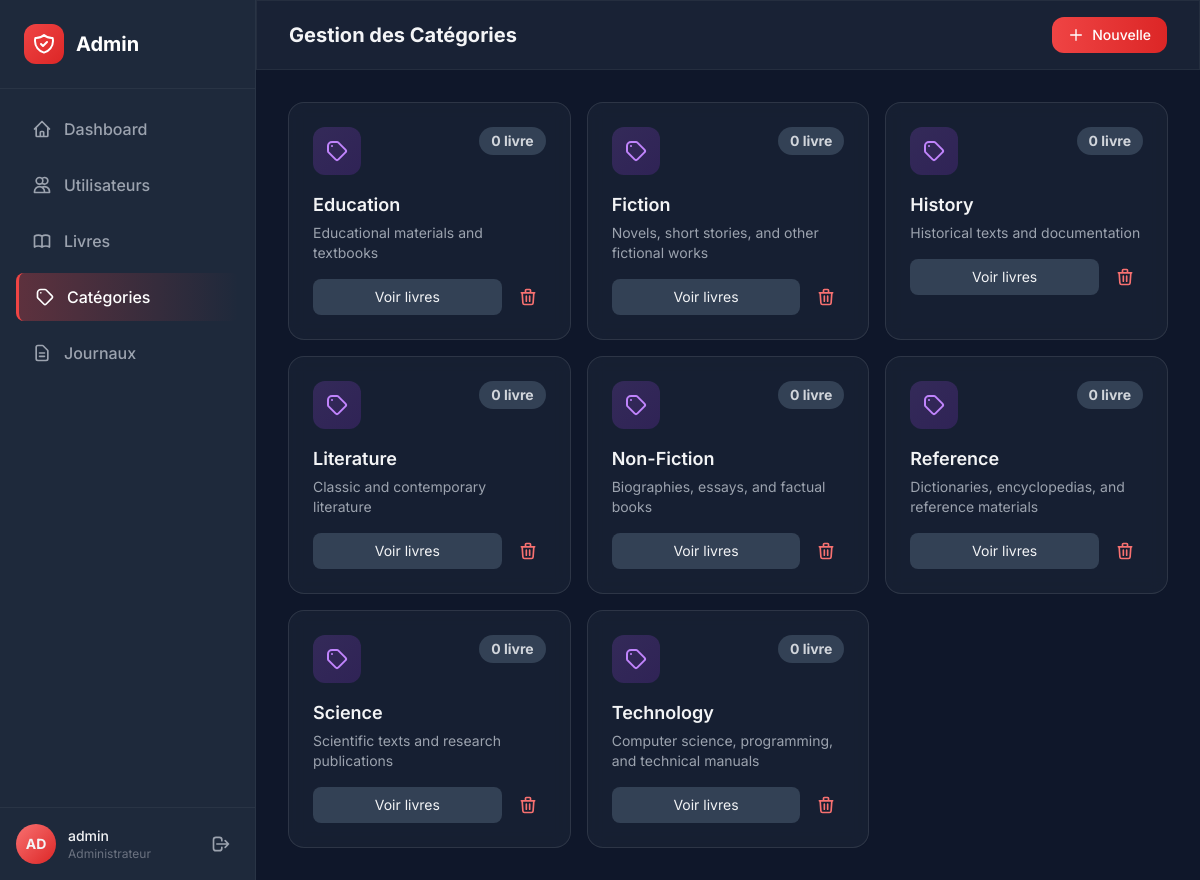
Screenshot of /admin/categories.php (signed in) with the database file from the repository.
### tables this page shows
CREATE TABLE categories (
    id INT PRIMARY KEY AUTO_INCREMENT,
    name VARCHAR(100) UNIQUE NOT NULL,
    description TEXT,
    created_at TIMESTAMP DEFAULT CURRENT_TIMESTAMP,
    INDEX idx_name (name)
);

### includes/functions.php (called while the page is built, shortened)
<?php
function escape_html(string $string): string {
    return htmlspecialchars($string, ENT_QUOTES | ENT_HTML5, 'UTF-8');
}

### config/database.php (called while the page is built, shortened)
<?php
class DatabaseManager {
    private static $instance = null;
    private $connection;
    public static function getInstance(): DatabaseManager {
        if (self::$instance === null) {
            self::$instance = new self();
        }
        return self::$instance;
    }
    private function connect(): void {
        $dsn = "mysql:host=" . self::DB_HOST . ";dbname=" . self::DB_NAME . ";charset=" . self::DB_CHARSET;
        $options = [
            PDO::ATTR_ERRMODE => PDO::ERRMODE_EXCEPTION,
            PDO::ATTR_DEFAULT_FETCH_MODE => PDO::FETCH_ASSOC,
            PDO::ATTR_EMULATE_PREPARES => false
        ];
        if (defined('PDO::MYSQL_ATTR_INIT_COMMAND')) {
            $options[PDO::MYSQL_ATTR_INIT_COMMAND] = "SET NAMES utf8mb4 COLLATE utf8mb4_unicode_ci";
        }
        try {
            $this->connection = new PDO($dsn, self::DB_USER, self::DB_PASS, $options);
        } catch (PDOException $e) {
            throw new Exception("Database connection failed: " . $e->getMessage());
        }
    }
    public function executeQuery(string $sql, array $params = []): PDOStatement {
        $stmt = $this->connection->prepare($sql);
        $stmt->execute($params);
        return $stmt;
    }
    public function fetchAll(string $sql, array $params = []): array {
        $stmt = $this->executeQuery($sql, $params);
        return $stmt->fetchAll();
    }
}

### includes/category_manager.php (called while the page is built, shortened)
<?php
require_once __DIR__ . '/../config/database.php';
require_once __DIR__ . '/functions.php';
class CategoryManager {
    private DatabaseManager $db;
    public function __construct() {
        $this->db = DatabaseManager::getInstance();
    }
    public function getAllCategoriesWithCounts(): array {
        try {
            $sql = "SELECT c.*, COUNT(b.id) as book_count
                    FROM categories c
                    LEFT JOIN books b ON c.id = b.category_id
                    GROUP BY c.id
                    ORDER BY c.name ASC";
            return $this->db->fetchAll($sql);
        } catch (Exception $e) {
            error_log("CategoryManager::getAllCategoriesWithCounts error: " . $e->getMessage());
            return [];
        }
    }
}

### admin/categories.php (the view, shortened to what this page needs)
<?php
require_once '../config/database.php';
require_once '../includes/functions.php';
require_once '../includes/auth.php';
require_once '../includes/category_manager.php';
$categoryManager = new CategoryManager();
$categories = $categoryManager->getAllCategoriesWithCounts();
?>
<!DOCTYPE html>
<html lang="fr" class="dark">
<head>
    <script src="https://cdn.tailwindcss.com"></script>
</head>
<body class="bg-dark-900 text-gray-100 min-h-screen">
    <aside id="sidebar" class="fixed left-0 top-0 h-full w-64 bg-dark-800 border-r border-white/5 z-50 transform -translate-x-full lg:translate-x-0 transition-transform duration-300">
        <div class="p-6 border-b border-white/5">
            <div class="flex items-center gap-3">
                <div class="w-10 h-10 rounded-xl bg-gradient-to-br from-red-500 to-red-600 flex items-center justify-center">
                </div>
                <span class="text-xl font-bold text-white">Admin</span>
            </div>
        </div>
        <nav class="p-4 space-y-2">
            <a href="dashboard.php" class="sidebar-link flex items-center gap-3 px-4 py-3 rounded-lg text-gray-400 hover:text-white transition-all"><svg class="w-5 h-5" fill="none" stroke="currentColor" viewBox="0 0 24 24"><path stroke-linecap="round" stroke-linejoin="round" stroke-width="2" d="M3 12l2-2m0 0l7-7 7 7M5 10v10a1 1 0 001 1h3m10-11l2 2m-2-2v10a1 1 0 01-1 1h-3m-6 0a1 1 0 001-1v-4a1 1 0 011-1h2a1 1 0 011 1v4a1 1 0 001 1m-6 0h6"/></svg><span class="font-medium">Dashboard</span></a>
            <a href="users.php" class="sidebar-link flex items-center gap-3 px-4 py-3 rounded-lg text-gray-400 hover:text-white transition-all"><svg class="w-5 h-5" fill="none" stroke="currentColor" viewBox="0 0 24 24"><path stroke-linecap="round" stroke-linejoin="round" stroke-width="2" d="M12 4.354a4 4 0 110 5.292M15 21H3v-1a6 6 0 0112 0v1zm0 0h6v-1a6 6 0 00-9-5.197M13 7a4 4 0 11-8 0 4 4 0 018 0z"/></svg><span class="font-medium">Utilisateurs</span></a>
            <a href="books.php" class="sidebar-link flex items-center gap-3 px-4 py-3 rounded-lg text-gray-400 hover:text-white transition-all"><span class="font-medium">Livres</span></a>
            <a href="categories.php" class="sidebar-link active flex items-center gap-3 px-4 py-3 rounded-lg text-white transition-all"><svg class="w-5 h-5" fill="none" stroke="currentColor" viewBox="0 0 24 24"><path stroke-linecap="round" stroke-linejoin="round" stroke-width="2" d="M7 7h.01M7 3h5c.512 0 1.024.195 1.414.586l7 7a2 2 0 010 2.828l-7 7a2 2 0 01-2.828 0l-7-7A1.994 1.994 0 013 12V7a4 4 0 014-4z"/></svg><span class="font-medium">Catégories</span></a>
            <a href="logs.php" class="sidebar-link flex items-center gap-3 px-4 py-3 rounded-lg text-gray-400 hover:text-white transition-all"><svg class="w-5 h-5" fill="none" stroke="currentColor" viewBox="0 0 24 24"><path stroke-linecap="round" stroke-linejoin="round" stroke-width="2" d="M9 12h6m-6 4h6m2 5H7a2 2 0 01-2-2V5a2 2 0 012-2h5.586a1 1 0 01.707.293l5.414 5.414a1 1 0 01.293.707V19a2 2 0 01-2 2z"/></svg><span class="font-medium">Journaux</span></a>
        </nav>
        <div class="absolute bottom-0 left-0 right-0 p-4 border-t border-white/5">
            <div class="flex items-center gap-3">
                <div class="w-10 h-10 rounded-full bg-gradient-to-br from-red-400 to-red-600 flex items-center justify-center text-sm font-bold"><?= strtoupper(substr($_SESSION['username'], 0, 2)) ?></div>
                <div class="flex-1"><p class="text-sm font-medium"><?= escape_html($_SESSION['username']) ?></p><p class="text-xs text-gray-500">Administrateur</p></div>
                <a href="../logout.php" class="p-2 text-gray-400 hover:text-red-400"><svg class="w-5 h-5" fill="none" stroke="currentColor" viewBox="0 0 24 24"><path stroke-linecap="round" stroke-linejoin="round" stroke-width="2" d="M17 16l4-4m0 0l-4-4m4 4H7m6 4v1a3 3 0 01-3 3H6a3 3 0 01-3-3V7a3 3 0 013-3h4a3 3 0 013 3v1"/></svg></a>
            </div>
        </div>
    </aside>
    <main class="lg:ml-64 min-h-screen">
        <header class="sticky top-0 z-30 glass border-b border-white/5">
            <div class="flex items-center justify-between px-4 lg:px-8 py-4">
                <h1 class="text-xl font-bold">Gestion des Catégories</h1>
                <button onclick="document.getElementById('createModal').classList.remove('hidden')" class="bg-gradient-to-r from-red-500 to-red-600 text-white px-4 py-2 rounded-xl text-sm font-medium flex items-center gap-2">
                    <svg class="w-4 h-4" fill="none" stroke="currentColor" viewBox="0 0 24 24"><path stroke-linecap="round" stroke-linejoin="round" stroke-width="2" d="M12 4v16m8-8H4"/></svg>Nouvelle
                </button>
            </div>
        </header>
        <div class="p-4 lg:p-8">
            <div class="grid grid-cols-1 md:grid-cols-2 lg:grid-cols-3 gap-4">
                <?php foreach ($categories as $cat): ?>
                <div class="glass-card rounded-2xl p-6">
                    <div class="flex items-start justify-between mb-4">
                        <div class="w-12 h-12 rounded-xl bg-gradient-to-br from-purple-500/20 to-purple-600/20 flex items-center justify-center">
                            <svg class="w-6 h-6 text-purple-400" fill="none" stroke="currentColor" viewBox="0 0 24 24"><path stroke-linecap="round" stroke-linejoin="round" stroke-width="2" d="M7 7h.01M7 3h5c.512 0 1.024.195 1.414.586l7 7a2 2 0 010 2.828l-7 7a2 2 0 01-2.828 0l-7-7A1.994 1.994 0 013 12V7a4 4 0 014-4z"/></svg>
                        </div>
                        <span class="px-3 py-1 text-sm font-bold rounded-full bg-dark-700 text-gray-300"><?= $cat['book_count'] ?> livre<?= $cat['book_count'] > 1 ? 's' : '' ?></span>
                    </div>
                    <h3 class="font-semibold text-lg mb-1"><?= escape_html($cat['name']) ?></h3>
                    <p class="text-sm text-gray-400 mb-4 line-clamp-2"><?= escape_html($cat['description'] ?? 'Aucune description') ?></p>
                    <div class="flex gap-2">
                        <a href="books.php?category=<?= $cat['id'] ?>" class="flex-1 text-center py-2 bg-dark-700 rounded-lg text-sm hover:bg-dark-600">Voir livres</a>
                        <?php if ($cat['book_count'] == 0): ?>
                        <form method="POST" class="inline" onsubmit="return confirm('Supprimer cette catégorie ?')">
                            <button type="submit" class="p-2 text-red-400 hover:bg-red-500/20 rounded-lg"><svg class="w-5 h-5" fill="none" stroke="currentColor" viewBox="0 0 24 24"><path stroke-linecap="round" stroke-linejoin="round" stroke-width="2" d="M19 7l-.867 12.142A2 2 0 0116.138 21H7.862a2 2 0 01-1.995-1.858L5 7m5 4v6m4-6v6m1-10V4a1 1 0 00-1-1h-4a1 1 0 00-1 1v3M4 7h16"/></svg></button>
                        </form>
                        <?php endif; ?>
                    </div>
                </div>
                <?php endforeach; ?>
            </div>
        </div>
    </main>
</body>
</html>

### admin/categories.php (style rules this page uses)
body { font-family: 'Inter', sans-serif; }
.glass { background: rgba(30, 41, 59, 0.7); backdrop-filter: blur(12px); border: 1px solid rgba(255,255,255,0.1); }
.glass-card { background: rgba(30, 41, 59, 0.5); backdrop-filter: blur(8px); border: 1px solid rgba(255,255,255,0.1); }
.sidebar-link.active { background: linear-gradient(90deg, rgba(239,68,68,0.3) 0%, transparent 100%); border-left: 3px solid #ef4444; }

### rows the page displays
categories: book_count "0", name "Education", description "Educational materials and textbooks"
categories: book_count "0", name "Fiction", description "Novels, short stories, and other fictional works"
categories: book_count "0", name "History", description "Historical texts and documentation"
categories: book_count "0", name "Literature", description "Classic and contemporary literature"
categories: book_count "0", name "Non-Fiction", description "Biographies, essays, and factual books"
categories: book_count "0", name "Reference", description "Dictionaries, encyclopedias, and reference materials"
categories: book_count "0", name "Science", description "Scientific texts and research publications"
categories: book_count "0", name "Technology", description "Computer science, programming, and technical manuals"

### other values shown
substr($_SESSION['username'], 0, 2) "AD"
escape_html($_SESSION['username']) "admin"
